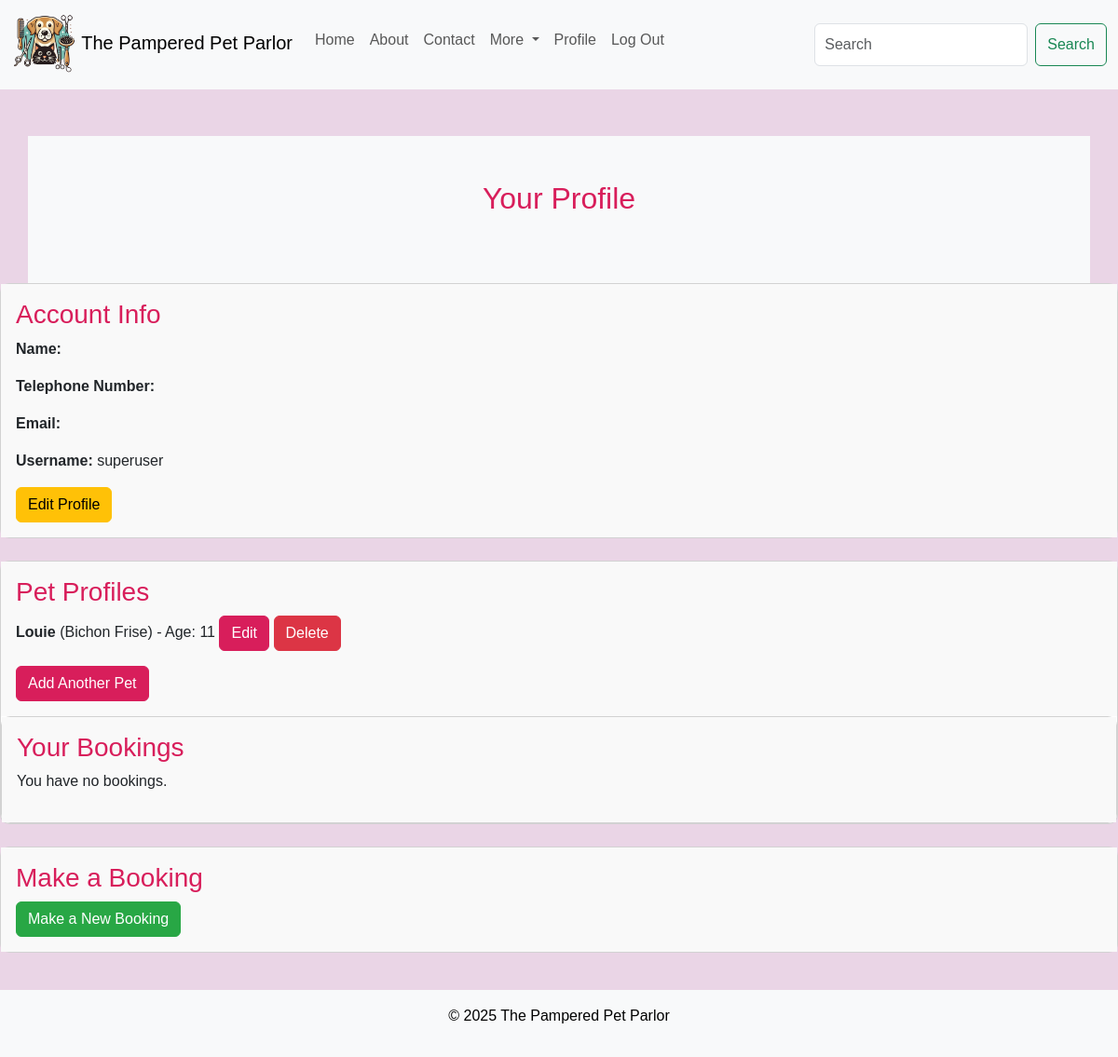
/profile/ (signed in), run on the app's committed database.
### pampered_pet_parlor/models.py (models this page shows, shortened)
class PetProfile(models.Model):
    user = models.ForeignKey(User, on_delete=models.CASCADE)  # Remove unique=True
    name = models.CharField(max_length=100)
    breed = models.CharField(max_length=100)
    age = models.IntegerField()
    photo = models.ImageField(upload_to='pet_photos/', blank=True, null=True)

### pampered_pet_parlor/views.py (the view)
# urls.py: path('profile/', views.profile, name='profile'),
@login_required
def profile(request):
    pet_profiles = PetProfile.objects.filter(user=request.user)
    bookings = Booking.objects.filter(user=request.user)
    return render(request, 'account/profile.html', {
        'pet_profiles': pet_profiles,  # Passing the pet profiles here
        'bookings': bookings,
    })

### templates/account/profile.html (shortened to what this page needs)
{% extends "base.html" %}
{% block content %}
<div class="container py-5">
    <h2 class="text-center mb-4">Your Profile</h2>
</div>
<div class="card mb-4">
    <div class="card-body">
        <h3>Account Info</h3>
        {% if not edit_mode %}
        <p><strong>Name:</strong> {{ user.first_name }} {{ user.last_name }}</p>
        <p><strong>Telephone Number:</strong> {{ user.profile.phone }}</p>
        <p><strong>Email:</strong> {{ user.email }}</p>
        <p><strong>Username:</strong> {{ user.username }}</p>
        <a href="?edit=true" class="btn btn-warning">Edit Profile</a>
        {% endif %}
    </div>
</div>
<div class="card mb-4">
    <div class="card-body">
        <h3>Pet Profiles</h3>
        {% if pet_profiles %}
        <ul>
            {% for pet in pet_profiles %}
            <li>
                <strong>{{ pet.name }}</strong> ({{ pet.breed }}) - Age: {{ pet.age }}
                <a href="{% url 'edit_pet_profile' pet.id %}" class="btn btn-primary">Edit</a>
                <a href="{% url 'delete_pet_profile' pet.id %}" class="btn btn-danger"
                    onclick="return confirm('Are you sure you want to delete this pet profile?')">Delete</a>
            </li>
            {% endfor %}
        </ul>
        {% else %}
        <p>You don't have a pet profile yet.</p>
        <a href="{% url 'add_pet_profile' %}" class="btn btn-primary">Add Another Pet</a> {% endif %}
        <a href="{% url 'add_pet_profile' %}" class="btn btn-primary">Add Another Pet</a </div>
    </div>
    <div class="card">
        <div class="card-body">
            <h3>Your Bookings</h3>
            {% if bookings %}
            <ul>
                {% for booking in bookings %}
                <li>
                    <strong>{{ booking.date }}:</strong> {{ booking.service }}
                    <a href="{% url 'edit_appointment' booking.id %}" class="btn btn-info">Edit</a>
                    <a href="{% url 'delete_booking' booking.id %}" class="btn btn-danger">Delete</a>
                </li>
                {% endfor %}
            </ul>
            {% else %}
            <p>You have no bookings.</p>
            {% endif %}
        </div>
    </div>
</div>
<div class="card mb-4">
    <div class="card-body">
        <h3>Make a Booking</h3>
        <a href="{% url 'book_appointment' %}" class="btn btn-success">Make a New Booking</a>
    </div>
</div>
{% endblock %}

### static/css/style.css (style rules this page uses)
body { font-family : 'Arial', sans-serif; background-color : #EAD5E6; color : black; margin : 0; padding : 0; }
h1, h2, h3 { color : #D81E5B; }
a { color : #D81E5B; text-decoration : none; }
.container { margin-top: 50px; }
.card { border-radius: 10px; }
.btn-primary { background-color: #007bff; border-color: #007bff; }
.container { background-color: #f8f9fa; }
h2, h3 { color: #D81E5B; }
.btn-primary { background-color: #D81E5B; border-color: #D81E5B; }
ul { list-style-type: none; padding-left: 0; }
ul li { margin-bottom: 10px; }
.btn-success { background-color: #28a745; border-color: #28a745; color: white; transition: all 0.3s ease; }
.card-body { background-color: #f9f9f9; }

### data on the page
PetProfile: name "Louie", breed "Bichon Frise", age "11"

### other printed values
{{ user.username }} "superuser"
